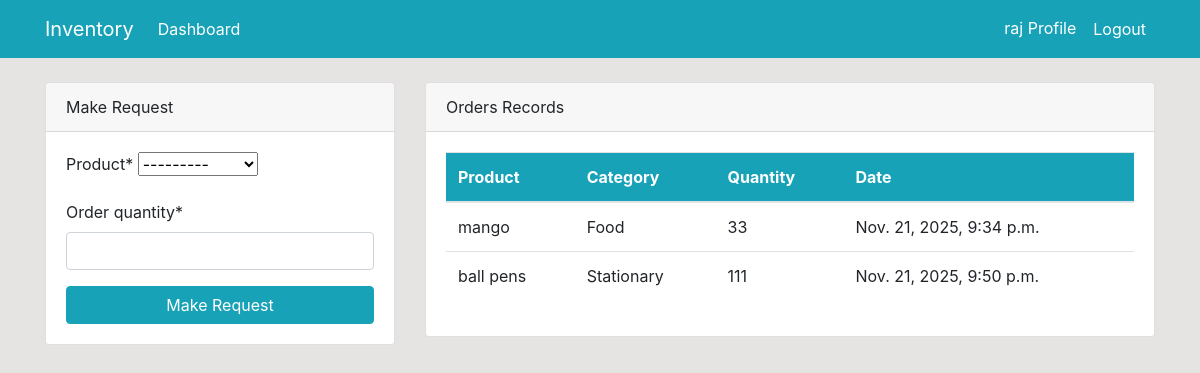
The page /dashboard/ (signed in) on the database as committed earlier.
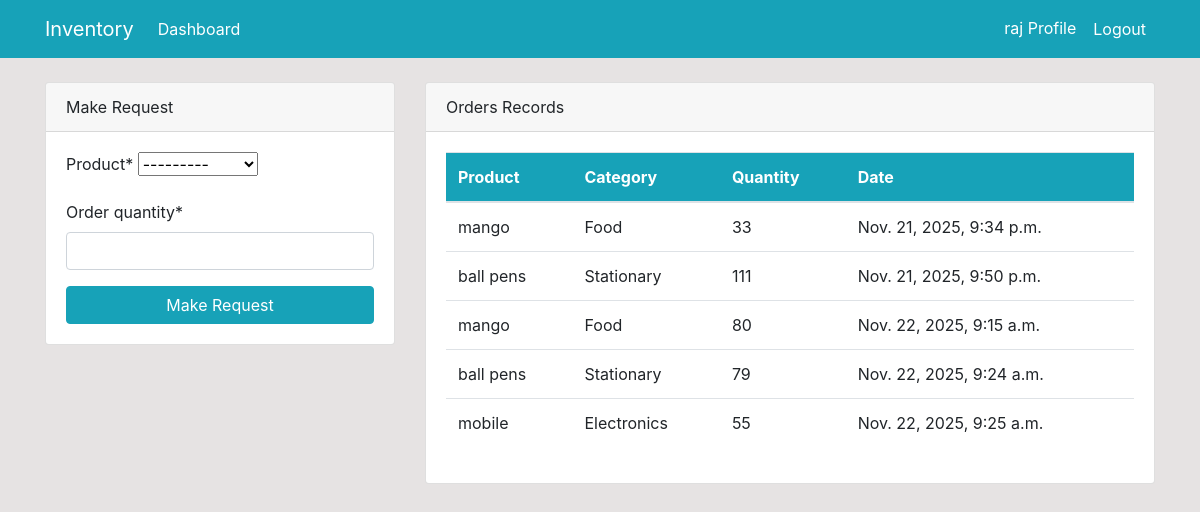
The same page on the database as committed later.
### dashboard/models.py (models this page shows, shortened)
class Order(models.Model):
    product = models.ForeignKey(Product, on_delete=models.CASCADE, null=True)
    staff = models.ForeignKey(User, models.CASCADE, null=True)
    order_quantity = models.PositiveIntegerField(null=True)
    date = models.DateTimeField(auto_now_add=True)
    class Meta:
        verbose_name_plural = 'Order'

class Product(models.Model):
    name = models.CharField(max_length=100, null=True)
    quantity = models.PositiveIntegerField(null=True)
    category = models.CharField(max_length=50, choices=CATEGORY, null=True)
    class Meta:
        verbose_name_plural = 'Product'
    def __str__(self):
        return f'{self.name}-{self.quantity}'

### dashboard/views.py (the view)
# urls.py: path('dashboard/', views.index, name='dashboard-index'),
@login_required
def index(request):
    orders = Order.objects.all()
    products = Product.objects.all()
    orders_count = orders.count()
    product_count = products.count()
    workers_count = User.objects.all().count()
    if request.method == 'POST':
        form = OrderForm(request.POST)
        if form.is_valid():
            instance = form.save(commit=False)
            instance.staff = request.user
            instance.save()
            return redirect('dashboard-index')
    else:
        form = OrderForm()
    context = {
        'orders' : orders,
        'form' : form,
        'products' : products,
        'workers_count' : workers_count,
        'orders_count' : orders_count,
        'product_count' : product_count
    }
    return render(request, 'dashboard/index.html', context)

### dashboard/forms.py
class OrderForm(forms.ModelForm):
    class Meta:
        model = Order
        fields = ['product', 'order_quantity']

### templates/dashboard/index.html (shortened to what the changed rows need)
{% extends 'partials/base.html' %}
{% block content %}
    {% if user.is_authenticated and user.is_staff and user.is_superuser %}
    {% include 'partials/topnav.html' %}
<div class="container">
        <div class="row my-5">
            <div class="col-md-6">
                <div class="bg-white">
                    <canvas id="myChart1" width="400" height="300"></canvas>
                    <script>
                        var ctx = document.getElementById('myChart1').getContext('2d');
                        var myChart1 = new Chart(ctx, {
                            type: 'pie',
                            data: {
                                labels: [{% for order in orders %} '{{ order.product.name }}', {% endfor %}],
                                datasets: [{
                                    label: 'Orders',
                                    data: [{% for order in orders %} {{ order.order_quantity }}, {% endfor %}],
                        backgroundColor: [
                            'rgba(255, 99, 132, 1)',
                            'rgba(54, 162, 235, 1)',
                            'rgba(255, 206, 86, 1)',
                            'rgba(75, 192, 192, 1)',
                            'rgba(153, 102, 255, 1)',
                            'rgba(255, 159, 64, 1)',
                            'rgba(255, 99, 132, 1)',
                            'rgba(54, 162, 235, 1)',
                            'rgba(255, 206, 86, 1)',
                            'rgba(75, 192, 192, 1)',
                            'rgba(153, 102, 255, 1)',
                            'rgba(255, 159, 64, 1)'
                        ],
                            borderColor: [
                                'rgba(255, 99, 132, 1)',
                                'rgba(54, 162, 235, 1)',
                                'rgba(255, 206, 86, 1)',
                                'rgba(75, 192, 192, 1)',
                                'rgba(153, 102, 255, 1)',
                                'rgba(255, 159, 64, 1)',
                                'rgba(255, 99, 132, 1)',
                                'rgba(54, 162, 235, 1)',
                                'rgba(255, 206, 86, 1)',
                                'rgba(75, 192, 192, 1)',
                                'rgba(153, 102, 255, 1)',
                                'rgba(255, 159, 64, 1)'
                            ],
                                    borderWidth: 1
                                }]
                            },
                            options: {
                                scales: {
                                    yAxes: [{
                                        ticks: {
                                            beginAtZero: true
                                        }
                                    }]
                                }
                            }
                        });
                    </script>
                </div>
            </div>
            <div class="col-md-6">
                <div class="bg-white">
                    <canvas id="myChart" width="400" height="300"></canvas>
                    <script>
                        var ctx = document.getElementById('myChart').getContext('2d');
                        var myChart = new Chart(ctx, {
                            type: 'bar',
                            data: {
                                labels: [{% for product in products %} '{{product.name}}', {% endfor %}],
                                datasets: [{
                                    label: 'Products',
                                    data: [{% for product in products %} {{product.quantity}}, {% endfor %}],
                                    backgroundColor: [
                                        'rgba(255, 99, 132, 1)',
                                        'rgba(54, 162, 235, 1)',
                                        'rgba(255, 206, 86, 1)',
                                        'rgba(75, 192, 192, 1)',
                                        'rgba(153, 102, 255, 1)',
                                        'rgba(255, 159, 64, 1)'
                                    ],
                                    borderColor: [
                                        'rgba(255, 99, 132, 1)',
                                        'rgba(54, 162, 235, 1)',
                                        'rgba(255, 206, 86, 1)',
                                        'rgba(75, 192, 192, 1)',
                                        'rgba(153, 102, 255, 1)',
                                        'rgba(255, 159, 64, 1)'
                                    ],
                                    borderWidth: 1
                                }]
                            },
                            options: {
                                scales: {
                                    yAxes: [{
                                        ticks: {
                                            beginAtZero: true
                                        }
                                    }]
                                }
                            }
                        });
                    </script>
                </div>
            </div>
        </div>
    </div>
{% else %}
{% include 'dashboard/staff_index.html' %}
{% endif %}
{% endblock %}

### templates/dashboard/staff_index.html (shortened to what this page needs)
{% load crispy_forms_tags %}
<div class = 'container'>
    <div class="row mt-4">
        <div class="col-md-4">
            <div class="card">
                <div class="card-header">
                    Make Request
                </div>
                <div class="card-body">
                    <form method="POST">
                        {{ form|crispy }}
                        <input class="btn btn-info btn-block" type="submit" value="Make Request">
                    </form>
                </div>
            </div>
        </div>
        <div class="col-md-8">
            <div class="card">
                <div class="card-header">
                    Orders Records
                </div>
                <div class="card-body">
                    <table class="table bg-white">
                        <thead class="bg-info text-white">
                            <tr>
                                <th scope="col">Product</th>
                                <th scope="col">Category</th>
                                <th scope="col">Quantity</th>
                                <th scope="col">Date</th>
                            </tr>
                        </thead>
                        <tbody>
                            {% for order in orders %}
                            {% if order.staff == user %}
                            <tr>
                                <td>{{ order.product.name }}</td>
                                <td>{{ order.product.category }}</td>
                                <td>{{ order.order_quantity }}</td>
                                <td>{{ order.date }}</td>
                            </tr>
                            {% endif %}
                            {% endfor %}
                        </tbody>
                    </table>
                </div>
            </div>
        </div>
</div>
</div>

Rows that differ between the two databases and show on the page:
added Order: product.name "mango", product.category "Food", order_quantity "80", date "Nov. 22, 2025, 9:15 a.m."
added Order: product.name "ball pens", product.category "Stationary", order_quantity "79", date "Nov. 22, 2025, 9:24 a.m."
added Order: product.name "mobile", product.category "Electronics", order_quantity "55", date "Nov. 22, 2025, 9:25 a.m."
